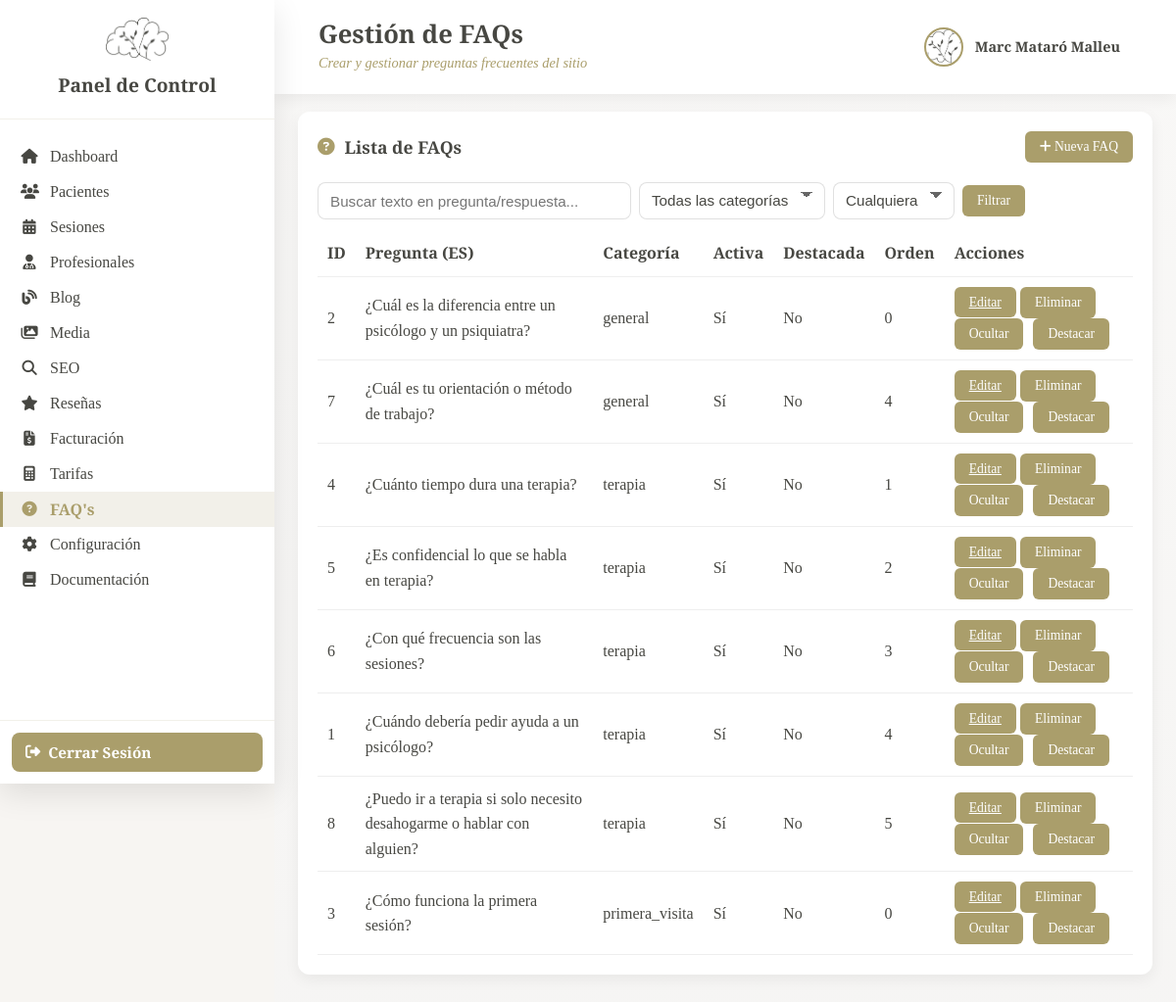
Screenshot of /_pcontrol/gfaq.php (signed in) with the database file from the repository.
### tables this page shows
CREATE TABLE `faqs` (
  `id_faq` int NOT NULL,
  `pregunta_ca` varchar(255) NOT NULL,
  `pregunta_es` varchar(255) NOT NULL,
  `resposta_ca` text NOT NULL,
  `resposta_es` text NOT NULL,
  `categoria` enum('general','terapia','tarifes','tecnica','primera_visita','urgencies') DEFAULT 'general',
  `ordre` int DEFAULT '0' COMMENT 'Ordre dins de la categoria',
  `activa` tinyint(1) DEFAULT '1',
  `destacada` tinyint(1) DEFAULT '0' COMMENT 'Si apareix a la pàgina principal',
  `meta_title_ca` varchar(60) DEFAULT NULL,
  `meta_title_es` varchar(60) DEFAULT NULL,
  `meta_description_ca` varchar(160) DEFAULT NULL,
  `meta_description_es` varchar(160) DEFAULT NULL,
  `slug_ca` varchar(120) DEFAULT NULL,
  `slug_es` varchar(120) DEFAULT NULL,
  `vegades_visualitzada` int DEFAULT '0',
  `vegades_util` int DEFAULT '0' COMMENT 'Quant han dit que els ha estat útil',
  `data_creacio` datetime DEFAULT CURRENT_TIMESTAMP,
  `data_actualitzacio` datetime DEFAULT CURRENT_TIMESTAMP ON UPDATE CURRENT_TIMESTAMP
);

### classes/faqs.php (called while the page is built, shortened)
<?php
class Faq {
    private $conn;
    private $table = 'faqs';
    public function __construct($db) {
        $this->conn = $db;
    }
    public function llistar($opts = []) {
        $where = [];
        $params = [];
        $whereSql = $where ? 'WHERE ' . implode(' AND ', $where) : '';
        $sql = "SELECT * FROM {$this->table} {$whereSql} ORDER BY categoria ASC, ordre ASC, id_faq ASC";
        $stmt = $this->conn->prepare($sql);
        if ($stmt->execute($params)) {
            return $stmt->fetchAll(PDO::FETCH_ASSOC);
        }
        return false;
    }
}
?>

### _pcontrol/gfaq.php (the view, shortened to what this page needs)
<?php
require_once __DIR__ . '/../classes/faqs.php';
try {
    $connexio = Connexio::getInstance();
    $pdo = $connexio->getConnexio();
} catch (Exception $e) {
    die('Error de conexión: ' . $e->getMessage());
}
$faqModel = new Faq($pdo);
$busqueda = $_GET['q'] ?? '';
$opts = [];
if (!empty($busqueda)) {
    $sql = "SELECT * FROM faqs WHERE pregunta_es LIKE :q OR resposta_es LIKE :q ORDER BY categoria, ordre, id_faq";
    $stmt = $pdo->prepare($sql);
    $stmt->execute([':q' => "%{$busqueda}%"]);
    $faqs = $stmt->fetchAll(PDO::FETCH_ASSOC);
} else {
    $faqs = $faqModel->llistar($opts);
}
?>
<!DOCTYPE html>
<html lang="es">
<head>
    <link rel="stylesheet" href="https://cdnjs.cloudflare.com/ajax/libs/font-awesome/6.4.0/css/all.min.css">
    <link rel="stylesheet" href="css/dashboard.css">
    <link rel="stylesheet" href="css/configuracion.css">
</head>
<body>
    <?php include 'includes/sidebar.php'; ?>
    <div class="main-content">
        <header class="top-bar">
            <div class="top-bar-left">
                <div class="top-bar-info">
                    <h1>Gestión de FAQs</h1>
                    <p class="date-today">Crear y gestionar preguntas frecuentes del sitio</p>
                </div>
            </div>
            <div class="top-bar-right">
                <div class="user-profile">
                    <img src="../img/Logo.png" alt="Profile" class="profile-img">
                    <span class="profile-name"><?php echo htmlspecialchars($_SESSION['user_name'] ?? 'Usuario'); ?></span>
                </div>
            </div>
        </header>
        <div class="content-wrapper">
            <div class="card">
                <div class="card-header">
                    <h2><i class="fas fa-question-circle"></i> Lista de FAQs</h2>
                    <div>
                        <button id="btnNuevaFaq" class="btn-small" onclick="openModal('modalCrear')"><i class="fas fa-plus"></i> Nueva FAQ</button>
                    </div>
                </div>
                <div style="margin-bottom:12px;">
                    <form method="GET" action="gfaq.php" style="display:flex;gap:8px;align-items:center;flex-wrap:wrap;">
                        <input type="text" name="q" placeholder="Buscar texto en pregunta/respuesta..." value="<?php echo htmlspecialchars($busqueda); ?>" class="form-control" style="width:320px;">
                        <select name="categoria" class="form-control">
                            <option value="">Todas las categorías</option>
                        </select>
                        <select name="activa" class="form-control">
                            <option value="">Cualquiera</option>
                        </select>
                        <button class="btn-small" type="submit">Filtrar</button>
                    </form>
                </div>
                <div class="table-responsive">
                    <table class="faqs-table">
                        <thead>
                            <tr>
                                <th>ID</th>
                                <th>Pregunta (ES)</th>
                                <th>Categoría</th>
                                <th>Activa</th>
                                <th>Destacada</th>
                                <th>Orden</th>
                                <th>Acciones</th>
                            </tr>
                        </thead>
                        <tbody>
                            <?php if (empty($faqs)): ?>
                                <tr><td colspan="7">No se han encontrado FAQs.</td></tr>
                            <?php else: foreach ($faqs as $f): ?>
                                <tr>
                                    <td><?php echo $f['id_faq']; ?></td>
                                    <td><?php echo htmlspecialchars($f['pregunta_es']); ?></td>
                                    <td><?php echo $f['categoria']; ?></td>
                                    <td><?php echo $f['activa'] ? 'Sí' : 'No'; ?></td>
                                    <td><?php echo $f['destacada'] ? 'Sí' : 'No'; ?></td>
                                    <td><?php echo $f['ordre']; ?></td>
                                    <td class="faqs-actions">
                                        <a class="btn-small" href="gfaq.php?vista=editar&id=<?php echo $f['id_faq']; ?>">Editar</a>
                                        <form method="POST" action="gfaq.php" style="display:inline-block;" onsubmit="return confirm('¿Eliminar FAQ #<?php echo $f['id_faq']; ?>?');">
                                            <button class="btn-small" type="submit">Eliminar</button>
                                        </form>
                                        <form method="POST" action="gfaq.php" style="display:inline-block;">
                                            <button class="btn-small" type="submit"><?php echo $f['activa'] ? 'Ocultar' : 'Mostrar'; ?></button>
                                        </form>
                                        <form method="POST" action="gfaq.php" style="display:inline-block;">
                                            <button class="btn-small" type="submit"><?php echo $f['destacada'] ? 'Quitar destaque' : 'Destacar'; ?></button>
                                        </form>
                                    </td>
                                </tr>
                            <?php endforeach; endif; ?>
                        </tbody>
                    </table>
                </div>
            </div>
        </div>
    </div>
</body>
</html>

### _pcontrol/css/dashboard.css (style rules this page uses)
:root { --color-primary: #CCCCA7; --color-secondary: #474742; --color-accent: #aa9e6b; --color-light: 230, 225, 212; --color-dark: #474742; --color-text: #474742; --shadow: 0 5px 15px rgba(0, 0, 0, 0.06); --shadow-lg: 0 10px 30px rgba(0, 0, 0, 0.1); --transition: all 0.3s ease; --sidebar-width: 260px; }
* { margin: 0; padding: 0; box-sizing: border-box; }
body { font-family: 'Libre Baskerville', serif; line-height: 1.6; color: var(--color-text); background: rgba(var(--color-light), 0.3); min-height: 100vh; }
.main-content { min-height: 100vh; padding-bottom: 20px; }
.top-bar { background: white; padding: 20px 45px; box-shadow: var(--shadow); display: flex; justify-content: space-between; align-items: center; gap: 20px; position: sticky; top: 0; z-index: 100; }
.top-bar + .content-wrapper { margin-top: 18px; }
.top-bar-left { display: flex; align-items: center; gap: 15px; flex: 1; }
.top-bar-info { flex: 1; }
.top-bar-left h1 { font-size: 1.3rem; color: var(--color-dark); margin-bottom: 2px; line-height: 1.2; }
.date-today { font-size: 0.85rem; color: var(--color-accent); font-style: italic; margin: 0; }
.top-bar-right { display: flex; align-items: center; gap: 20px; }
.user-profile { display: none; align-items: center; gap: 12px; padding: 8px 12px; border-radius: 10px; transition: var(--transition); }
.profile-img { width: 40px; height: 40px; border-radius: 50%; object-fit: cover; border: 2px solid var(--color-accent); }
.profile-name { font-size: 0.9rem; font-weight: 600; color: var(--color-dark); }
.content-wrapper { padding: 0 24px; width: 100%; max-width: 100vw; margin: 0 auto; box-sizing: border-box; }
.card { background: white; border-radius: 12px; padding: 20px; box-shadow: var(--shadow); }
.card-header { display: flex; justify-content: space-between; align-items: center; margin-bottom: 20px; flex-wrap: wrap; gap: 10px; }
.card-header h2 { font-size: 1.1rem; color: var(--color-dark); display: flex; align-items: center; gap: 10px; }
.card-header h2 i { color: var(--color-accent); }
.btn-small { background: var(--color-accent); color: white; border: none; padding: 8px 15px; border-radius: 6px; font-size: 0.85rem; cursor: pointer; transition: var(--transition); font-family: 'Libre Baskerville', serif; }
@media (min-width: 768px) { .user-profile { display: flex; } }
@media (min-width: 768px) { .top-bar-left h1 { font-size: 1.6rem; } }
@media (min-width: 768px) { .date-today { font-size: 0.9rem; } }
@media (min-width: 1024px) { .main-content { margin-left: 280px; } }

### _pcontrol/css/configuracion.css (style rules this page uses)
.main-content { background: linear-gradient(180deg, rgba(250,250,250,0.6), rgba(245,245,245,0.6)); padding-bottom: 40px; }

### _pcontrol/gfaq.php (style rules this page uses)
.faqs-table { width:100%; border-collapse:collapse; }
.faqs-table th, .faqs-table td { padding:10px; border-bottom:1px solid #eee; text-align:left; }
.faqs-actions button { margin-right:6px; }
form[action="gfaq.php"] .form-control { padding: 8px 12px; border: 1px solid rgba(0,0,0,0.12); border-radius: 8px; background: #fff; font-size: 0.95rem; color: var(--color-dark); transition: box-shadow 0.15s ease, border-color 0.15s ease; height: 38px; line-height: 1.2; }
form[action="gfaq.php"] select.form-control { -webkit-appearance: none; -moz-appearance: none; appearance: none; padding-right: 36px; background-image: linear-gradient(45deg, transparent 50%, #666 50%), linear-gradient(135deg, #666 50%, transparent 50%); background-position: calc(100% - 18px) calc(50% - 6px), calc(100% - 12px) calc(50% - 6px); background-size: 6px 6px, 6px 6px; background-repeat: no-repeat; }

### rows the page displays
faqs: id_faq "2", pregunta_es "¿Cuál es la diferencia entre un psicólogo y un psiquiatra?", categoria "general", activa "Sí", destacada "No", ordre "0"
faqs: id_faq "7", pregunta_es "¿Cuál es tu orientación o método de trabajo?", categoria "general", activa "Sí", destacada "No", ordre "4"
faqs: id_faq "4", pregunta_es "¿Cuánto tiempo dura una terapia?", categoria "terapia", activa "Sí", destacada "No", ordre "1"
faqs: id_faq "5", pregunta_es "¿Es confidencial lo que se habla en terapia?", categoria "terapia", activa "Sí", destacada "No", ordre "2"
faqs: id_faq "6", pregunta_es "¿Con qué frecuencia son las sesiones?", categoria "terapia", activa "Sí", destacada "No", ordre "3"
faqs: id_faq "1", pregunta_es "¿Cuándo debería pedir ayuda a un psicólogo?", categoria "terapia", activa "Sí", destacada "No", ordre "4"
faqs: id_faq "8", pregunta_es "¿Puedo ir a terapia si solo necesito desahogarme o hablar con alguien?", categoria "terapia", activa "Sí", destacada "No", ordre "5"
faqs: id_faq "3", pregunta_es "¿Cómo funciona la primera sesión?", categoria "primera_visita", activa "Sí", destacada "No", ordre "0"

### other values shown
$_SESSION['user_name'] "Marc Mataró Malleu"
